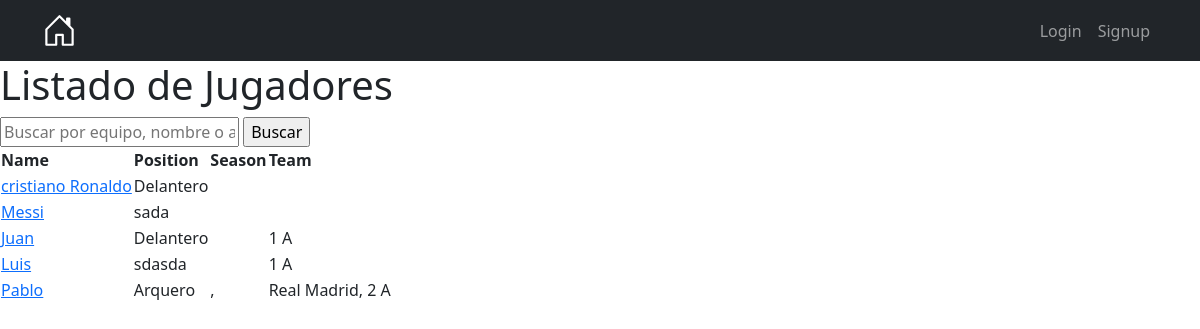
The page /players on the database its author committed.
### myapp/models.py (models this page shows, shortened)
class Player(models.Model):
    name = models.CharField(max_length=50)
    number_player = models.IntegerField()
    position = models.CharField(max_length=50)

class Team(models.Model):
    name = models.CharField(max_length=50)
    inscription = models.ForeignKey(Inscription, on_delete=models.CASCADE, related_name='teams', null=True)
    player_list = models.ManyToManyField(Player, related_name='teams')
    goals_scored = models.IntegerField(default=0)
    goals_received = models.IntegerField(default=0)

### myapp/views.py (the view)
# urls.py: path('players', views.player_list, name='players'),
def player_list(request):
    players = Player.objects.all()
    return render(request, 'players.html', {'players': players})

### myapp/templates/players.html (shortened to what this page needs)
{% extends 'base.html' %}
{% block content %}
    <head>
    </head>
    <main>
        <h1>Listado de Jugadores</h1>
        <form method="get" action="{% url 'players' %}">
            <input type="text" name="search" placeholder="Buscar por equipo, nombre o apellido">
            <input type="submit" value="Buscar">
        </form>
        <table>
            <thead>
            <tr>
                <th>Name</th>
                <th>Position</th>
                <th>Season</th>
                <th>Team</th>
            </tr>
            </thead>
            <tbody>
            {% for player in players %}
                <tr>
                    <td><a href="{% url 'player_detail' player.id %}">{{ player.name }}</a></td>
                    <td>{{ player.position }}</td>
                    <td>
                        {% for team in player.teams.all %}
                            {{ team.season.name }}{% if not forloop.last %}, {% endif %}
                        {% endfor %}
                    </td>
                    <td>
                        {% for team in player.teams.all %}
                            {{ team.name }}{% if not forloop.last %}, {% endif %}
                        {% endfor %}
                    </td>
                </tr>
            {% endfor %}
            </tbody>
        </table>
    </main>
{% endblock %}

### rows shown on the page
Player: name "cristiano Ronaldo", position "Delantero"
Player: name "Messi", position "sada"
Player: name "Juan", position "Delantero"
Team: name "1 A"
Player: name "Luis", position "sdasda"
Player: name "Pablo", position "Arquero"
Team: name "Real Madrid"
Team: name "2 A"
